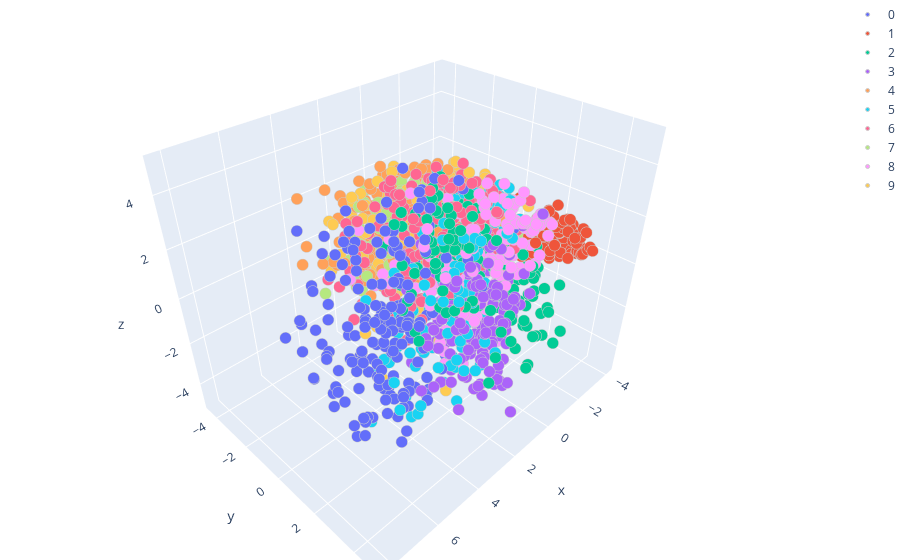

The cell this chart's notebook holds for it:
### Code cell
plot_3d_mnist_plotly_scatter(X_3d_pca_embedded, y_small)

### Figure 1 — Plotly figure (JSON) as saved in the notebook; plotly's stock layout.template omitted (floating-point values rounded to 4 significant figures; data arrays with more than 128 entries replaced by an {"elided": "..."} marker saying what was removed)
{"data": [{"marker": {"color": 0, "colorscale": [[0, "rgb(0,0,131)"], [0.2, "rgb(0,60,170)"], [0.4, "rgb(5,255,255)"], [0.6, "rgb(255,255,0)"], [0.8, "rgb(250,0,0)"], [1, "rgb(128,0,0)"]], "line": {"color": "rgb(204, 204, 204)", "width": 1}, "size": 4, "symbol": "circle"}, "mode": "markers", "name": "0", "type": "scatter3d", "x": {"elided": "191 float values"}, "y": {"elided": "191 float values"}, "z": {"elided": "191 float values"}}, {"marker": {"color": 1, "colorscale": [[0, "rgb(0,0,131)"], [0.2, "rgb(0,60,170)"], [0.4, "rgb(5,255,255)"], [0.6, "rgb(255,255,0)"], [0.8, "rgb(250,0,0)"], [1, "rgb(128,0,0)"]], "line": {"color": "rgb(204, 204, 204)", "width": 1}, "size": 4, "symbol": "circle"}, "mode": "markers", "name": "1", "type": "scatter3d", "x": {"elided": "220 float values"}, "y": {"elided": "220 float values"}, "z": {"elided": "220 float values"}}, {"marker": {"color": 2, "colorscale": [[0, "rgb(0,0,131)"], [0.2, "rgb(0,60,170)"], [0.4, "rgb(5,255,255)"], [0.6, "rgb(255,255,0)"], [0.8, "rgb(250,0,0)"], [1, "rgb(128,0,0)"]], "line": {"color": "rgb(204, 204, 204)", "width": 1}, "size": 4, "symbol": "circle"}, "mode": "markers", "name": "2", "type": "scatter3d", "x": {"elided": "198 float values"}, "y": {"elided": "198 float values"}, "z": {"elided": "198 float values"}}, {"marker": {"color": 3, "colorscale": [[0, "rgb(0,0,131)"], [0.2, "rgb(0,60,170)"], [0.4, "rgb(5,255,255)"], [0.6, "rgb(255,255,0)"], [0.8, "rgb(250,0,0)"], [1, "rgb(128,0,0)"]], "line": {"color": "rgb(204, 204, 204)", "width": 1}, "size": 4, "symbol": "circle"}, "mode": "markers", "name": "3", "type": "scatter3d", "x": {"elided": "191 float values"}, "y": {"elided": "191 float values"}, "z": {"elided": "191 float values"}}, {"marker": {"color": 4, "colorscale": [[0, "rgb(0,0,131)"], [0.2, "rgb(0,60,170)"], [0.4, "rgb(5,255,255)"], [0.6, "rgb(255,255,0)"], [0.8, "rgb(250,0,0)"], [1, "rgb(128,0,0)"]], "line": {"color": "rgb(204, 204, 204)", "width": 1}, "size": 4, "symbol": "circle"}, "mode": "markers", "name": "4", "type": "scatter3d", "x": {"elided": "214 float values"}, "y": {"elided": "214 float values"}, "z": {"elided": "214 float values"}}, {"marker": {"color": 5, "colorscale": [[0, "rgb(0,0,131)"], [0.2, "rgb(0,60,170)"], [0.4, "rgb(5,255,255)"], [0.6, "rgb(255,255,0)"], [0.8, "rgb(250,0,0)"], [1, "rgb(128,0,0)"]], "line": {"color": "rgb(204, 204, 204)", "width": 1}, "size": 4, "symbol": "circle"}, "mode": "markers", "name": "5", "type": "scatter3d", "x": {"elided": "180 float values"}, "y": {"elided": "180 float values"}, "z": {"elided": "180 float values"}}, {"marker": {"color": 6, "colorscale": [[0, "rgb(0,0,131)"], [0.2, "rgb(0,60,170)"], [0.4, "rgb(5,255,255)"], [0.6, "rgb(255,255,0)"], [0.8, "rgb(250,0,0)"], [1, "rgb(128,0,0)"]], "line": {"color": "rgb(204, 204, 204)", "width": 1}, "size": 4, "symbol": "circle"}, "mode": "markers", "name": "6", "type": "scatter3d", "x": {"elided": "200 float values"}, "y": {"elided": "200 float values"}, "z": {"elided": "200 float values"}}, {"marker": {"color": 7, "colorscale": [[0, "rgb(0,0,131)"], [0.2, "rgb(0,60,170)"], [0.4, "rgb(5,255,255)"], [0.6, "rgb(255,255,0)"], [0.8, "rgb(250,0,0)"], [1, "rgb(128,0,0)"]], "line": {"color": "rgb(204, 204, 204)", "width": 1}, "size": 4, "symbol": "circle"}, "mode": "markers", "name": "7", "type": "scatter3d", "x": {"elided": "224 float values"}, "y": {"elided": "224 float values"}, "z": {"elided": "224 float values"}}, {"marker": {"color": 8, "colorscale": [[0, "rgb(0,0,131)"], [0.2, "rgb(0,60,170)"], [0.4, "rgb(5,255,255)"], [0.6, "rgb(255,255,0)"], [0.8, "rgb(250,0,0)"], [1, "rgb(128,0,0)"]], "line": {"color": "rgb(204, 204, 204)", "width": 1}, "size": 4, "symbol": "circle"}, "mode": "markers", "name": "8", "type": "scatter3d", "x": {"elided": "172 float values"}, "y": {"elided": "172 float values"}, "z": {"elided": "172 float values"}}, {"marker": {"color": 9, "colorscale": [[0, "rgb(0,0,131)"], [0.2, "rgb(0,60,170)"], [0.4, "rgb(5,255,255)"], [0.6, "rgb(255,255,0)"], [0.8, "rgb(250,0,0)"], [1, "rgb(128,0,0)"]], "line": {"color": "rgb(204, 204, 204)", "width": 1}, "size": 4, "symbol": "circle"}, "mode": "markers", "name": "9", "type": "scatter3d", "x": {"elided": "210 float values"}, "y": {"elided": "210 float values"}, "z": {"elided": "210 float values"}}], "layout": {"margin": {"b": 0, "l": 0, "r": 0, "t": 0}}}
